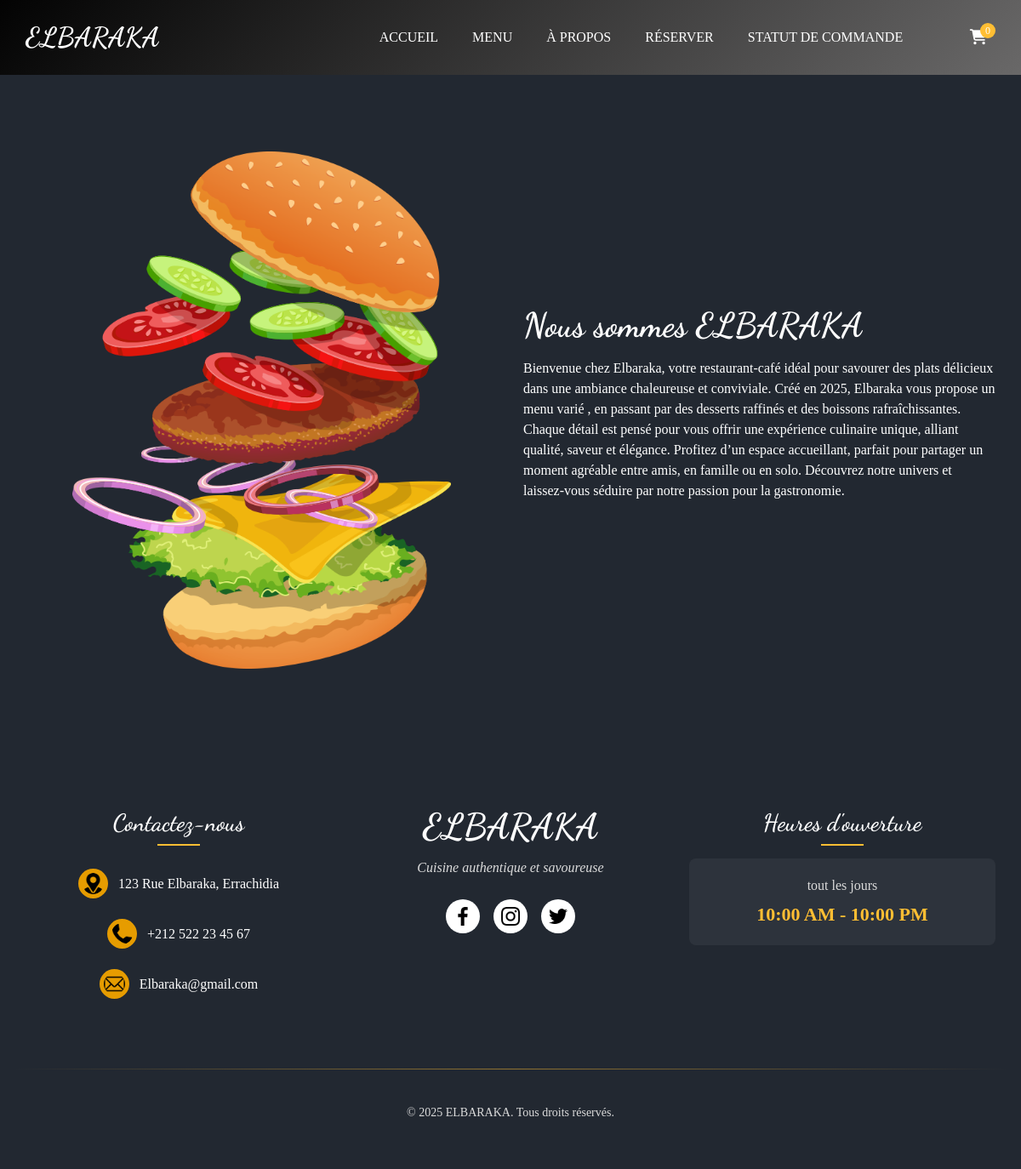
Page /client/about.php on the committed database.
### tables this page shows
CREATE TABLE `about` (
  `id` int(11) NOT NULL,
  `heading` varchar(255) NOT NULL,
  `description` text NOT NULL,
  `image_url` varchar(255) NOT NULL
);

CREATE TABLE `footer` (
  `id` int(11) NOT NULL,
  `address` varchar(255) NOT NULL,
  `phone` varchar(20) NOT NULL,
  `email` varchar(255) NOT NULL,
  `hours_days` varchar(255) NOT NULL,
  `hours_time` varchar(50) NOT NULL,
  `facebook` varchar(255) DEFAULT NULL,
  `instagram` varchar(255) DEFAULT NULL,
  `twitter` varchar(255) DEFAULT NULL
);

### client/about.php (the view, shortened to what this page needs)
<?php include_once 'header.php'; ?>
<body class="sub_page">
    <div class="hero_area">
        <div class="bg-box" style="background: linear-gradient(135deg, #030303, #696868)">
        </div>
        <header class="header_section">
            <div class="container">
                <?php include_once 'nav.php'; ?>
            </div>
        </header>
    </div>
    <section class="about_section layout_padding">
        <div class="container">
            <div class="row">
                <div class="col-md-6">
                    <div class="img-box">
                        <?php
                            require_once 'db.php';
                            function getAboutContent()
                            {
                                global $mysqli;
                                $stmt = $mysqli->query("SELECT * FROM about LIMIT 1");
                                if ($stmt) {
                                    return $stmt->fetch_assoc();
                                } else {
                                    error_log("Error fetching about content: " . $mysqli->error);
                                    return [];
                                }
                            }
                            $about = getAboutContent();
                            if (! empty($about)) {
                                echo '<img src="' . htmlspecialchars($about['image_url']) . '" alt="" />';
                            } else {
                                echo '<p>No image found.</p>';
                            }
                        ?>
                    </div>
                </div>
                <div class="col-md-6">
                    <div class="detail-box">
                        <div class="heading_container">
                            <?php
                                if (! empty($about)) {
                                    echo '<h2>' . htmlspecialchars($about['heading']) . '</h2>';
                                } else {
                                    echo '<h2>About Us</h2>';
                                }
                            ?>
                        </div>
                        <p>
                            <?php
                                if (! empty($about)) {
                                    echo nl2br(htmlspecialchars($about['description']));
                                } else {
                                    echo 'No description available.';
                                }
                            ?>
                        </p>
                    </div>
                </div>
            </div>
        </div>
    </section>
    <?php include_once 'footer.php'; ?>
</body>
</html>

### client/footer.php
<?php
    require_once 'db.php';
    function getFooterSettings()
    {
        global $mysqli;
        $query  = "SELECT * FROM footer LIMIT 1";
        $result = $mysqli->query($query);
        if ($result) {
            $settings = $result->fetch_assoc();
            return $settings ? array_map('htmlspecialchars', $settings) : [];
        } else {
            error_log("Erreur lors de la récupération des paramètres du pied de page : " . $mysqli->error);
            return [];
        }
    }
    $footer_settings = getFooterSettings();
?>
<footer class="footer_section">
  <div class="container">
    <div class="footer_content">
      <div class="footer-col">
        <div class="footer_contact">
          <h4>Contactez-nous</h4>
          <div class="contact_link_box">
            <?php if (! empty($footer_settings['address'])): ?>
              <a href="#" class="contact-link">
                <div class="icon-container">
                  <img src="icons/location.png" alt="Location icon" class="contact-icon">
                </div>
                <span><?php echo $footer_settings['address']; ?></span>
              </a>
            <?php endif; ?>
            <?php if (! empty($footer_settings['phone'])): ?>
              <a href="tel:<?php echo $footer_settings['phone']; ?>" class="contact-link">
                <div class="icon-container">
                  <img src="icons/phone.png" alt="Phone icon" class="contact-icon">
                </div>
                <span><?php echo $footer_settings['phone']; ?></span>
              </a>
            <?php endif; ?>
            <?php if (! empty($footer_settings['email'])): ?>
              <a href="mailto:<?php echo $footer_settings['email']; ?>" class="contact-link">
                <div class="icon-container">
                  <img src="icons/email.png" alt="Email icon" class="contact-icon">
                </div>
                <span><?php echo $footer_settings['email']; ?></span>
              </a>
            <?php endif; ?>
          </div>
        </div>
      </div>
      <div class="footer-col">
        <div class="footer_detail">
          <a href="#" class="footer-logo">ELBARAKA</a>
          <p class="footer-tagline">Cuisine authentique et savoureuse</p>
          <div class="footer_social">
            <?php if (! empty($footer_settings['facebook'])): ?>
              <a href="<?php echo $footer_settings['facebook']; ?>" target="_blank" aria-label="Facebook">
                <img src="icons/facebook.png" alt="Facebook icon" style="width: 22px">
              </a>
            <?php endif; ?>
            <?php if (! empty($footer_settings['instagram'])): ?>
              <a href="<?php echo $footer_settings['instagram']; ?>" target="_blank" aria-label="Instagram">
                <img src="icons/instagram.png" alt="Instagram icon" style="width: 22px">
              </a>
            <?php endif; ?>
            <?php if (! empty($footer_settings['twitter'])): ?>
              <a href="<?php echo $footer_settings['twitter']; ?>" target="_blank" aria-label="Twitter">
                <img src="icons/twitter.png" alt="Twitter icon" style="width: 22px">
              </a>
            <?php endif; ?>
          </div>
        </div>
      </div>
      <div class="footer-col">
        <h4>Heures d'ouverture</h4>
        <div class="hours-container">
          <p><?php echo $footer_settings['hours_days'] ?? 'N/A'; ?></p>
          <p class="hours"><?php echo $footer_settings['hours_time'] ?? 'N/A'; ?></p>
        </div>
      </div>
    </div>
    <div class="footer-divider"></div>
    <div class="footer-info">
      <p>
        &copy; <span id="displayYear"><?php echo date('Y'); ?></span> ELBARAKA. Tous droits réservés.
      </p>
    </div>
  </div>
</footer>

### client/css/style.css (style rules this page uses)
body { font-family: "calibri"; color: #0c0c0c; background-color: #ffffff; overflow-x: hidden; }
.layout_padding { padding: 90px 0; }
h1, h2 { font-family: 'Dancing Script', cursive; }
.heading_container { display: -webkit-box; display: -ms-flexbox; display: flex; -webkit-box-orient: vertical; -webkit-box-direction: normal; -ms-flex-direction: column; flex-direction: column; -webkit-box-align: start; -ms-flex-align: start; align-items: flex-start; }
.heading_container h2 { position: relative; margin-bottom: 0; font-size: 2.5rem; font-weight: bold; }
a, a:hover, a:focus { text-decoration: none; }
.hero_area { position: relative; min-height: 100vh; display: -webkit-box; display: -ms-flexbox; display: flex; -webkit-box-orient: vertical; -webkit-box-direction: normal; -ms-flex-direction: column; flex-direction: column; }
.bg-box { position: absolute; top: 0; left: 0; width: 100%; height: 100%; }
.sub_page .hero_area { min-height: auto; }
.sub_page .hero_area .bg-box { position: absolute; top: 0; left: 0; width: 100%; height: 100%; }
.header_section { padding: 15px 0; }
.about_section { background: #222831; color: #ffffff; }
.about_section .row { -webkit-box-align: center; -ms-flex-align: center; align-items: center; }
.about_section .img-box { position: relative; display: -webkit-box; display: -ms-flexbox; display: flex; -webkit-box-pack: center; -ms-flex-pack: center; justify-content: center; }
.about_section .img-box img { width: 100%; max-width: 445px; position: relative; z-index: 2; }
.about_section .detail-box p { margin-top: 15px; }
.footer_section { background-color: #222831; color: #ffffff; padding: 75px 0 40px 0; text-align: center; position: relative; }
.footer_section .container { max-width: 1200px; margin: 0 auto; padding: 0 15px; }
.footer_content { display: flex; flex-wrap: wrap; justify-content: space-between; margin-bottom: 40px; }
.footer_section h4 { font-size: 28px; margin-bottom: 25px; font-weight: 600; font-family: 'Dancing Script', cursive; position: relative; display: inline-block; }
.footer_section h4:after { content: ''; position: absolute; bottom: -10px; left: 50%; transform: translateX(-50%); width: 50px; height: 2px; background-color: #ffbe33; }
.footer-col { flex: 1; min-width: 300px; margin-bottom: 30px; padding: 0 15px; }
.footer_contact .contact_link_box { display: flex; flex-direction: column; align-items: center; }
.footer_contact .contact_link_box a { display: flex; align-items: center; margin: 12px 0; color: #ffffff; text-decoration: none; transition: all 0.3s ease; }
.footer_contact .contact_link_box a img { background-color: #e69c00; margin-right: 12px; padding: 5px; border-radius: 50%; transition: all 0.3s ease; height: 35px; }
.footer-logo { display: block; font-weight: bold; font-size: 42px; line-height: 1; color: #ffffff; font-family: 'Dancing Script', cursive; text-decoration: none; margin-bottom: 15px; transition: all 0.3s ease; }
.footer-tagline { color: #dbdbdb; font-style: italic; margin-bottom: 20px; }
.footer_social { display: flex; justify-content: center; margin: 25px 0; }
.footer_social a { display: flex; justify-content: center; align-items: center; width: 40px; height: 40px; border-radius: 50%; background-color: #ffffff; margin: 0 8px; font-size: 18px; color: #222831; transition: all 0.3s ease; }
.hours-container { background-color: rgba(255, 255, 255, 0.05); padding: 15px; border-radius: 8px; display: inline-block; width: 100%; }
.hours-container p { margin: 5px 0; color: #dbdbdb; }
.hours-container .hours { font-size: 22px; font-weight: bold; color: #ffbe33; }
.footer-divider { height: 1px; background: linear-gradient(to right, transparent, rgba(255, 190, 51, 0.5), transparent); margin: 20px 0; }
.footer-info { text-align: center; padding-top: 20px; }
.footer-info p { color: #dbdbdb; font-size: 14px; }

### client/css/responsive.css (style rules this page uses)
@media (min-width: 1200px) { .container { max-width: 1170px; } }

### rows in the picture
about: image_url (picture), heading "Nous sommes ELBARAKA", description "Bienvenue chez Elbaraka, votre restaurant-café idéal pour savourer des plats délicieux dans une ambiance chaleureuse et conviviale. Créé en 2025, Elbaraka vous propose un menu varié , en passant par des desserts raffinés et des boissons rafraîchissantes. Chaque détail est pensé pour vous offrir une expérience culinaire unique, alliant qualité, saveur et élégance. Profitez d’un espace accueillant, parfait pour partager un moment agréable entre amis, en famille ou en solo. Découvrez notre univers et laissez-vous séduire par notre passion pour la gastronomie."
footer: address "123 Rue Elbaraka, Errachidia", phone "+212 522 23 45 67", email "Elbaraka@gmail.com", hours_days "tout les jours", hours_time "10:00 AM - 10:00 PM"

### other values in the picture
$cart_count "0"
